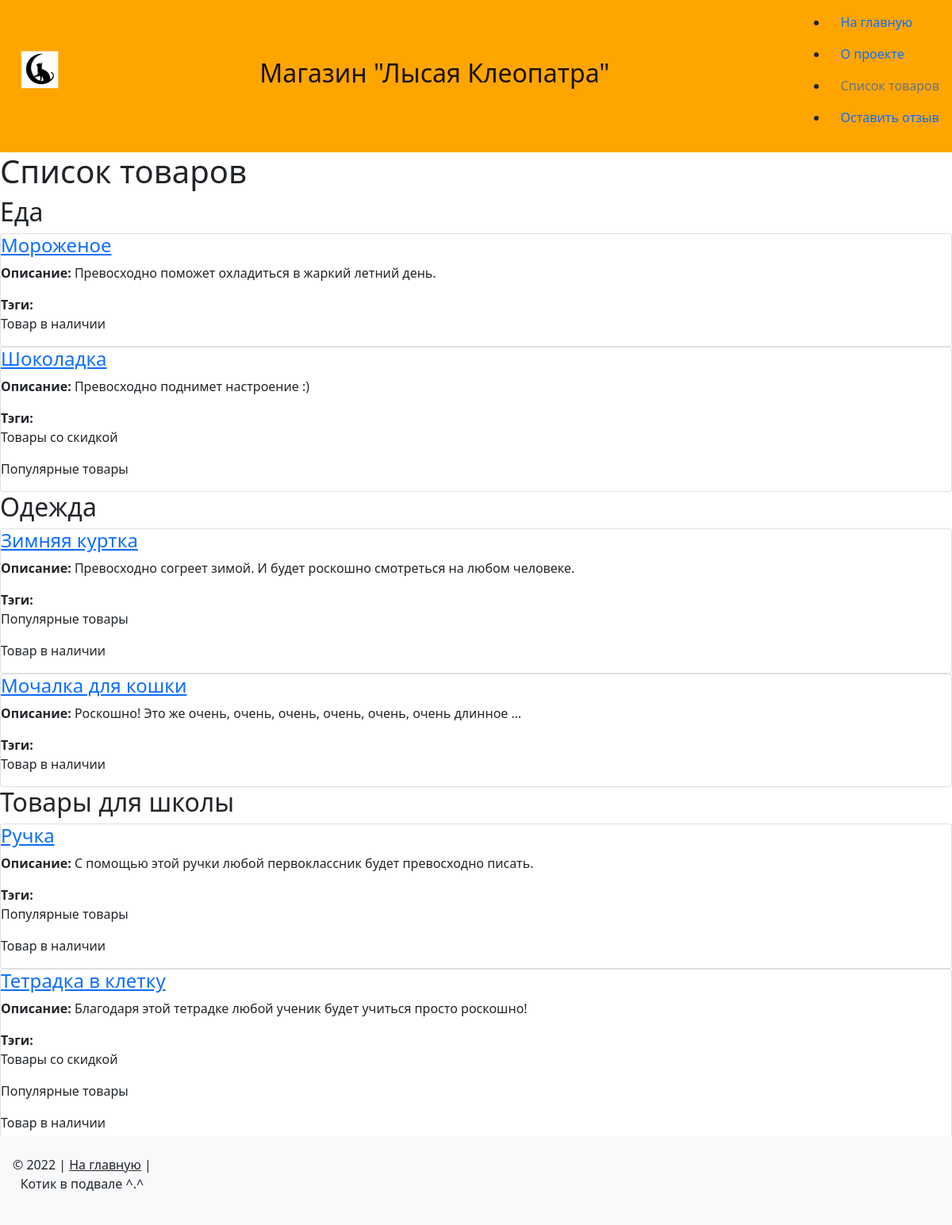
Page /catalog/ on the committed database.
### catalog/models.py (models this page shows, shortened)
class Item(PublishedBaseModel):
    objects = ItemManager()
    name = models.CharField('название товара',
                            max_length=150,
                            help_text='Максимум 150 символов',
                            default='Здесь должно быть название')
    text = models.TextField(verbose_name='Описание',
                            default='',
                            validators=[validate_perfect('роскошно',
                                                         'превосходно')],
                            help_text=('Обязательно используйте слово роскошно'
                                       ' или превосходно!'))
    category = models.ForeignKey(Category,
                                 on_delete=models.CASCADE,
                                 verbose_name='категория')
    tags = models.ManyToManyField(Tag,
                                  verbose_name='тэги')
    is_on_main = models.BooleanField('показывать на главной', default=False)
    class Meta:
        verbose_name = 'товар'
        verbose_name_plural = 'товары'
        default_related_name = 'items'
    def main_image_tmb(self):
        if self.main_image:
            return mark_safe(
                f'<img src="{self.main_image.get_small_img.url}">'
            )
        return 'Нет изображения'
    main_image_tmb.short_description = 'превью'
    main_image_tmb.allow_tags = True
    def get_absolute_url(self):
        return reverse('catalog:detail', kwargs={'pk': self.pk})

class Category(PublishedBaseModel, SlugBaseModel):
    name = models.CharField('название категории',
                            max_length=150,
                            help_text='Максимум 150 символов',
                            default='Здесь должно быть название', unique=True)
    weight = models.SmallIntegerField('вес',
                                      default=100,
                                      help_text='Целое число x, 0 < x < 32767',
                                      validators=[MinValueValidator(1),
                                                  MaxValueValidator(32766)])
    class Meta:
        verbose_name = 'категория'
        verbose_name_plural = 'категории'

class Tag(PublishedBaseModel, SlugBaseModel):
    name = models.CharField('название тэга',
                            max_length=150,
                            help_text='Максимум 150 символов',
                            default='Здесь должно быть название', unique=True)
    class Meta:
        verbose_name = 'тэг'
        verbose_name_plural = 'тэги'
        default_related_name = 'tags'

### catalog/views.py (the view)
# urls.py: path('', views.item_list, name='list'),
def item_list(request):
    template_name = 'catalog/item_list.html'
    items = Item.objects.published().order_by('category', 'name')
    context = {'items': items, }
    return render(request, template_name, context)

### catalog/models.py (called while the page is built)
    def published(self):
        return (
            self.get_queryset()
                .filter(is_published=True, category__is_published=True)
                .select_related('category')
                .prefetch_related(Prefetch
                                  ('tags',
                                   queryset=Tag.objects
                                               .all()
                                               .filter(is_published=True)))
                .only('name', 'text', 'category__name')
        )

### templates/catalog/item_list.html
{% extends "base.html" %}
{% load static %}
{% block content %}
    <h1>Список товаров</h1>
    {% if items|length > 0 %}
        {% for item in items %}
            {% ifchanged item.category.name %} <div><h2>{{item.category.name}}</h2></div> {% endifchanged %}
            {% include "catalog/includes/item_card.html" %}
        {% endfor %}
    {% else %}
        <p><h5>Пока пусто</h5></p>
    {% endif %}
{% endblock %}

### templates/catalog/includes/item_card.html (shortened to what this page needs)
<div class="card">
    <h4 class="card-title"><a href="{{ item.get_absolute_url }}">{{ item.name }}</a></h4>
    {% with request.resolver_match.view_name as view_name %}
        <p><b>Описание: </b>{% if view_name != "catalog:detail" %}{{item.text | truncatewords_html:10}}{% else %}{{item.text}}{% endif %}</p>
        <div><b>Тэги:</b>
        {% for tag in item.tags.all %}
            <p>{{ tag.name }}</p>
        {% endfor %}
        </div>
    {% endwith %}
</div>

### templates/base.html (style rules this page uses)
body { padding-bottom: 100px; }

### rows in the picture
Item: category.name "Еда", name "Мороженое", text "Превосходно поможет охладиться в жаркий летний день."
Tag: name "Товар в наличии"
Item: name "Шоколадка", text "Превосходно поднимет настроение :)"
Tag: name "Товары со скидкой"
Tag: name "Популярные товары"
Item: category.name "Одежда", name "Зимняя куртка", text "Превосходно согреет зимой. И будет роскошно смотреться на любом человеке."
Item: name "Мочалка для кошки", text "Роскошно! Это же очень, очень, очень, очень, очень, очень длинное …"
Item: category.name "Товары для школы", name "Ручка", text "С помощью этой ручки любой первоклассник будет превосходно писать."
Item: name "Тетрадка в клетку", text "Благодаря этой тетрадке любой ученик будет учиться просто роскошно!"
